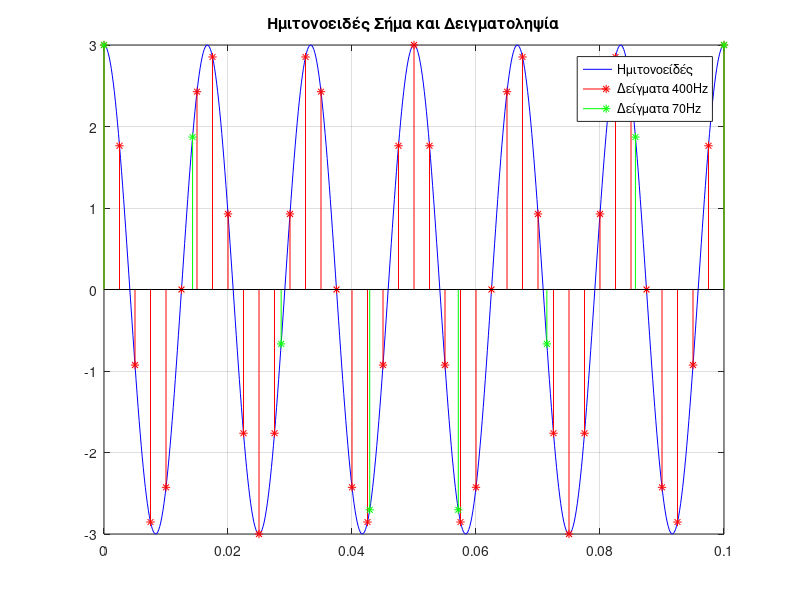
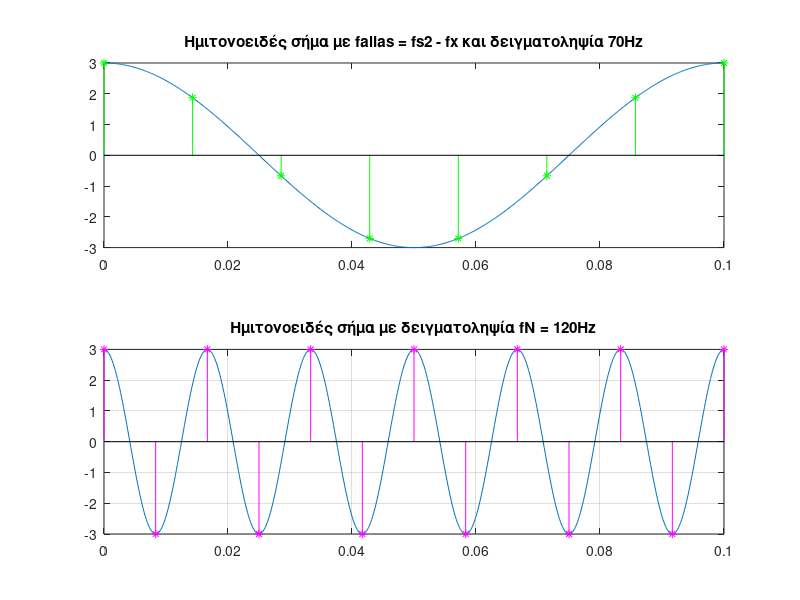

MATLAB code to generate these figures, in order:
fx = 60;
A = 3;
Ts = 1/fx;
dt = Ts/100;
t = 0:dt:0.1;
x = A*cos(2*pi*fx*t);

% Συχνότητα δειγματοληψίας 400Hz
fs1 = 400; 
Ts1 = 1/fs1;
ts1 = 0:Ts1:0.1;
% Υπολογισμός του δειγματοληπτημένου σήματος
xs1 = A*cos(2*pi*fx*ts1);

% Συχνότητα δειγματοληψίας 70Hz
fs2 = 70; 
Ts2 = 1/fs2; 
ts2 = 0:Ts2:0.1;
% Υπολογισμός του δειγματοληπτημένου σήματος
xs2 = A*cos(2*pi*fx*ts2);

% Γραφική παράσταση σήματος και διεγματοληψίας 400Hz, 70Hz
plot(t,x, 'b-')
hold on;
stem(ts1,xs1,'r*');
hold on;
stem(ts2,xs2,'g*');
grid on;
title('Ημιτονοειδές Σήμα και Δειγματοληψία')
legend('Ημιτονοείδές','Δείγματα 400Hz','Δείγματα 70Hz');

%! Είναι επαρκη τα δείγματα και στις δύο περιπτώσεις για την αναπαράσταση του σήματος? 
%! Παρατηρείτε φαινόμενο aliasing?
% Είναι επαρκή το πρώτο δείγμα με 400Hz γιατί είναι μεγαλύτερη από fN = 2*fx = 120Hz ενώ 
% το δεύτερο δείγμα με 70Hz είναι μικρότερο οπότε παρατηρείται το φαινόμενο aliasing, αναδίπλωση του φάσματος.
% Δηλαδή η συχνότητα δειγματοληψίας 70Hz είναι πολύ χαμηλή για να καταγράψει σωστά το αρχικό σήμα, 
% οπότε γίνεται μια παραμορφωμένη αναπαράσταση του σήματος.
 
%!!! f_alias = 
f_alias = abs(fs2 - fx);
y = A*cos(2*pi*f_alias*t); 

figure;
subplot(2,1,1);
plot(t,y);
hold on;
stem(ts2,xs2,'g*');
title('Ημιτονοειδές σήμα με falias = fs2 - fx και δειγματοληψία 70Hz')

% Συχνότητα δειγματοληψίας FNyquist = 2*fmax = 2*fx = 120Hz
fs3 = 120;
Ts3 = 1/fs3;
ts3 = 0:Ts3:0.1;

% Υπολογισμός του δειγματοληπτημένου σήματος
xs3 = A*cos(2*pi*fx*ts3);

% Γραφική παράσταση σήματος και δειγματοληψίας fN
subplot(2,1,2)
plot(t,x)
hold on;
stem(ts3,xs3,'m*');
title('Ημιτονοειδές σήμα με δειγματοληψία fN = 120Hz')
grid on;

%! Πόσα δείγματα λαμβάνονται ανά μία περίοδο?
% Από το γράφημα βλέπουμε τρία δέιγματα ανά περίοδο.